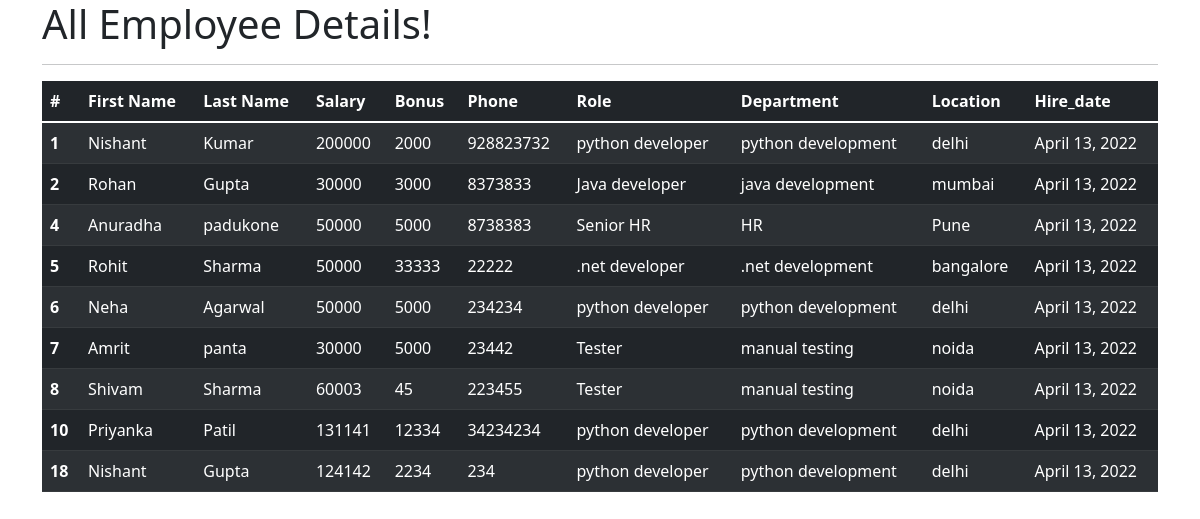
The app's page /all_emp with its own data.
### emp_app/models.py (models this page shows, shortened)
class Employee(models.Model):
    first_name=models.CharField(max_length=100)
    last_name=models.CharField(max_length=100)
    dept=models.ForeignKey(Department, on_delete=models.CASCADE)#2
    salary=models.IntegerField(default=0)
    bonus=models.IntegerField(default=0)
    role=models.ForeignKey(Role,on_delete=models.CASCADE)#3
    phone=models.IntegerField(default=0)
    hire_date=models.DateField()

class Role(models.Model):
    name=models.CharField(max_length=100,null=False)

class Department(models.Model):
    name=models.CharField(max_length=100,null=False)
    location=models.CharField(max_length=100)

### emp_app/views.py (the view)
# urls.py: path('all_emp',views.all_emp,name='all_emp'),
def all_emp(request):
    emps=Employee.objects.all()
    context={
        'emps':emps
    }
    return render(request,'view_all_emp.html',context)

### emp_app/templates/view_all_emp.html (shortened to what this page needs)
<!DOCTYPE html>
<html lang="en">
<head>
    <link href="https://cdn.jsdelivr.net/npm/bootstrap@5.1.3/dist/css/bootstrap.min.css" rel="stylesheet">
</head>
<body>
    <div class="container">
        <h1>All Employee Details!</h1>
        <hr>
        <table class="table table-dark table-striped">
            <thead>
              <tr>
                <th scope="col">#</th>
                <th scope="col">First Name</th>
                <th scope="col">Last Name</th>
                <th scope="col">Salary</th>
                <th scope="col">Bonus</th>
                <th scope="col">Phone</th>
                <th scope="col">Role</th>
                <th scope="col">Department</th>
                <th scope="col">Location</th>
                <th scope="col">Hire_date</th>
              </tr>
            </thead>
            <tbody>
                {% for emp in emps%}
              <tr>
                <th scope="row">{{emp.id}}</th>
                <td>{{emp.first_name}}</td>
                <td>{{emp.last_name}}</td>
                <td>{{emp.salary}}</td>
                <td>{{emp.bonus}}</td>
                <td>{{emp.phone}}</td>
                <td>{{emp.role.name}}</td>
                <td>{{emp.dept.name}}</td>
                <td>{{emp.dept.location}}</td>
                <td>{{emp.hire_date}}</td>
              </tr>
              {% endfor %}
            </tbody>
          </table>
    </div>
  </body>
</html>

### records on screen
Employee: id "1", first_name "Nishant", last_name "Kumar", salary "200000", bonus "2000", phone "928823732", role.name "python developer", dept.name "python development", dept.location "delhi", hire_date "April 13, 2022"
Employee: id "2", first_name "Rohan", last_name "Gupta", salary "30000", bonus "3000", phone "8373833", role.name "Java developer", dept.name "java development", dept.location "mumbai", hire_date "April 13, 2022"
Employee: id "4", first_name "Anuradha", last_name "padukone", salary "50000", bonus "5000", phone "8738383", role.name "Senior HR", dept.name "HR", dept.location "Pune", hire_date "April 13, 2022"
Employee: id "5", first_name "Rohit", last_name "Sharma", salary "50000", bonus "33333", phone "22222", role.name ".net developer", dept.name ".net development", dept.location "bangalore", hire_date "April 13, 2022"
Employee: id "6", first_name "Neha", last_name "Agarwal", salary "50000", bonus "5000", phone "234234", role.name "python developer", dept.name "python development", dept.location "delhi", hire_date "April 13, 2022"
Employee: id "7", first_name "Amrit", last_name "panta", salary "30000", bonus "5000", phone "23442", role.name "Tester", dept.name "manual testing", dept.location "noida", hire_date "April 13, 2022"
Employee: id "8", first_name "Shivam", last_name "Sharma", salary "60003", bonus "45", phone "223455", role.name "Tester", dept.name "manual testing", dept.location "noida", hire_date "April 13, 2022"
Employee: id "10", first_name "Priyanka", last_name "Patil", salary "131141", bonus "12334", phone "34234234", role.name "python developer", dept.name "python development", dept.location "delhi", hire_date "April 13, 2022"
Employee: id "18", first_name "Nishant", last_name "Gupta", salary "124142", bonus "2234", phone "234", role.name "python developer", dept.name "python development", dept.location "delhi", hire_date "April 13, 2022"
